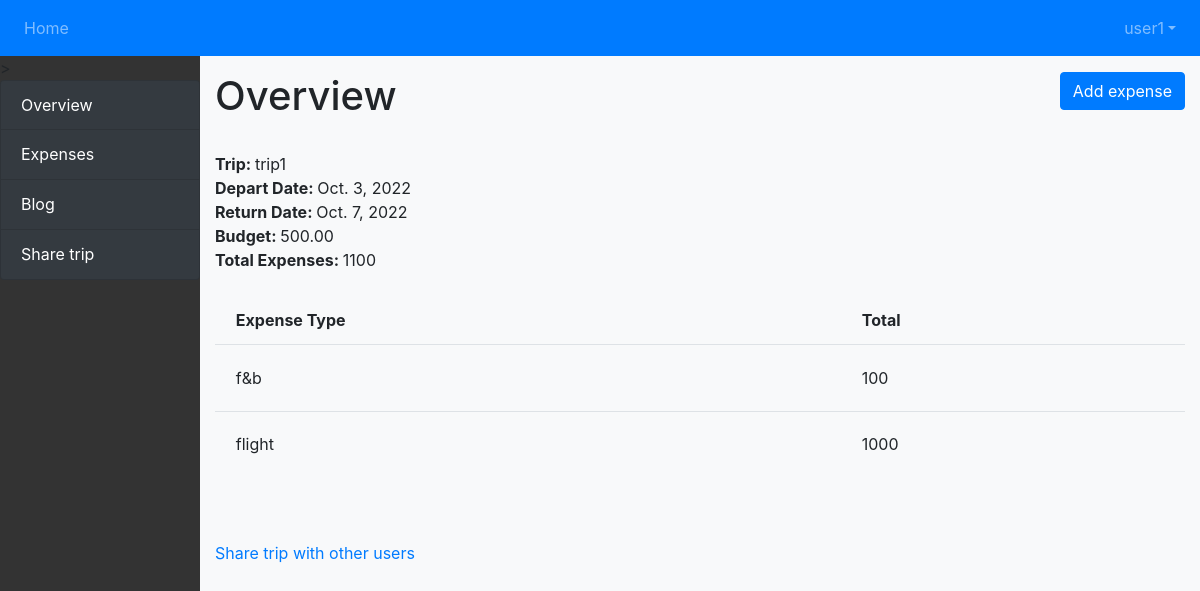
Before: /trip/1 (signed in) with the older database file.
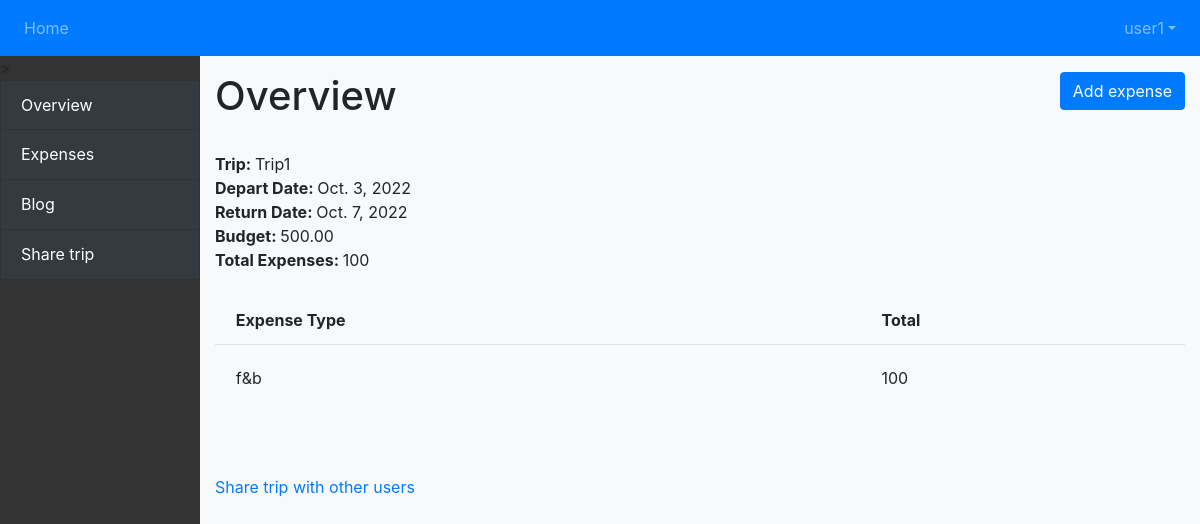
After: the same page with the newer database file.
### tracker/models.py (models this page shows, shortened)
class Trip(models.Model):
    title = models.CharField(
            max_length=200,
            validators=[MinLengthValidator(2, "Title must be greater than 2 characters")]
    )
    budget = models.DecimalField(max_digits=100, decimal_places=2, null=True, blank=True)
    depart_date = models.DateField(null=True, blank=True)
    return_date = models.DateField(null=True, blank=True)
    groups = models.ManyToManyField(settings.AUTH_USER_MODEL, through='Group', related_name='trip_group')

class Expenses(models.Model):
    trip = models.ForeignKey('Trip', on_delete=models.CASCADE)
    expense = models.DecimalField(max_digits=100, decimal_places=2)
    expense_type = models.CharField(max_length = 50, choices=expense_type_options)
    description = models.CharField(max_length = 50)
    transaction_date = models.DateField(null=True, blank=True)

### tracker/views.py (the view, shortened to what this page needs)
# urls.py: path('trip/<int:pk>', views.TripDetaiView.as_view(), name='trip_detail'),
class TripDetaiView(LoginRequiredMixin, DetailView): #Trip expenses overall view
    template_name = 'tracker/trip_detail.html'
    def get(self, request, pk): #Get the aggregated information of the trip expenses
        user_can_access = check_user_has_access_to_trip(trip_id=pk, request_user_id=request.user.id)
        if user_can_access:
            form = AddExpenseForm()
            this_trip = Trip.objects.get(pk=pk)
            total_expense = Expenses.objects.filter(trip=this_trip).aggregate(Sum('expense'))
            expense_breakdown = Expenses.objects.filter(trip=this_trip).values('expense_type').annotate(total_expense=Sum('expense'))
            ctx = {'trip_id': pk, 'form': form, 'trip':this_trip, 'total_expense':total_expense, 'expense_breakdown':expense_breakdown}
            return render(request, self.template_name, ctx)
        else:
            raise Http404('Access denied')

### tracker/utils.py (called while the page is built)
def check_user_has_access_to_trip(trip_id, request_user_id):
    this_trip = get_object_or_404(Trip, id=trip_id)
    this_trip_users = this_trip.groups.values('id')
    this_trip_users = [user['id'] for user in this_trip_users]
    if request_user_id in this_trip_users:
        return True
    else:
        return False

### tracker/templates/tracker/trip_detail.html (shortened to what this page needs)
{% extends "base_sidebar.html" %}
{% load static %}
{% block sidecontent %}
{% include "modal.html" %}
<h1> Overview </h1>
<br>
<b>Trip: </b> {{trip.title}} <br>
{% if trip.depart_date %} <b>Depart Date: </b> {{trip.depart_date}} <br> {% endif %}
{% if trip.return_date %} <b>Return Date: </b> {{trip.return_date}} <br> {% endif %}
{% if trip.budget %} <b>Budget: </b> {{trip.budget}} <br> {% endif %}
{% if total_expense %} <b>Total Expenses: </b> {{total_expense.expense__sum}} <br><br>{% endif %}
{% if expense_breakdown %}
<table class="table">
    <tr>
        <th scope="col">Expense Type</th>
        <th scope="col">Total</th>
    </tr>
{% for expense in expense_breakdown %}
<tr scope="row">
    <td> {{expense.expense_type}} </td>
    <td> {{expense.total_expense}} </td>
</tr>
{% endfor%}
</table>
{% endif%}
<br><br>
<a href="{% url 'tracker:share_trip' trip_id %}"> Share trip with other users </a>
{% endblock %}

Changed rows visible on the page:
removed Expenses: expense_type "flight", total_expense "1000"
changed Trip: title "trip1" → "Trip1"
Other visible differences:
{{ total_expense.expense__sum }}: "1100" → "100"
